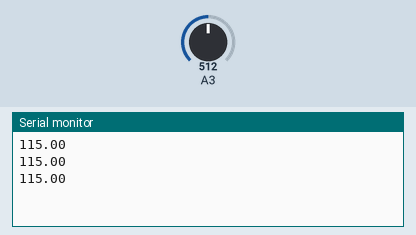
Simulated run of this sketch. Board: Arduino Uno, built with avr-gcc and run on an emulated ATmega328P. Parts: the last lines printed to the serial monitor. The inputs (shaded band) are chosen by the test bench; at power-on: A3 = 512.

Above: at 1.3 s.
1.4 s: A3 set to 716
At 1.9 s:
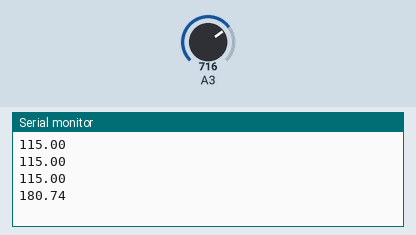
2.9 s: A3 set to 900
At 3.4 s:
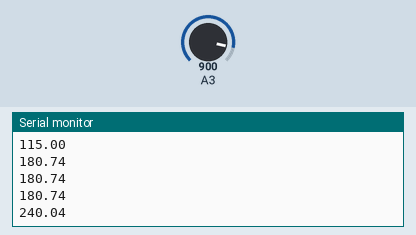
Timing chart, 0 to 5.9 s (numbered marks = the images above; inputs shaded):
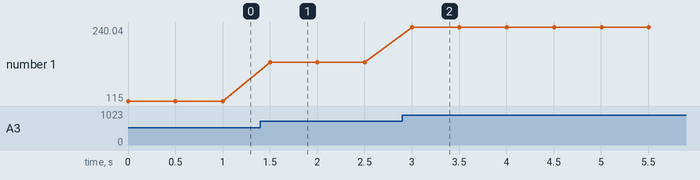

Measured:
- after the input at 1.4 s, the serial monitor: prints a new line after 0.10 s (image 1)
- after the input at 2.9 s, the serial monitor: prints a new line after 0.10 s (image 2)
- plotted number 1: 115 → 180.74 after the input at 1.4 s, 180.74 → 240.04 after the input at 2.9 s

The sketch:

Test_temperature.ino
```cpp
float temp;

void setup() {
  Serial.begin(57600);
};

void loop () {
  temp = analogRead(17)*3.3/1024.0;
  temp = temp - 0.5;
  temp = temp / 0.01;
  Serial.println(temp);
  delay(500);
};
```
